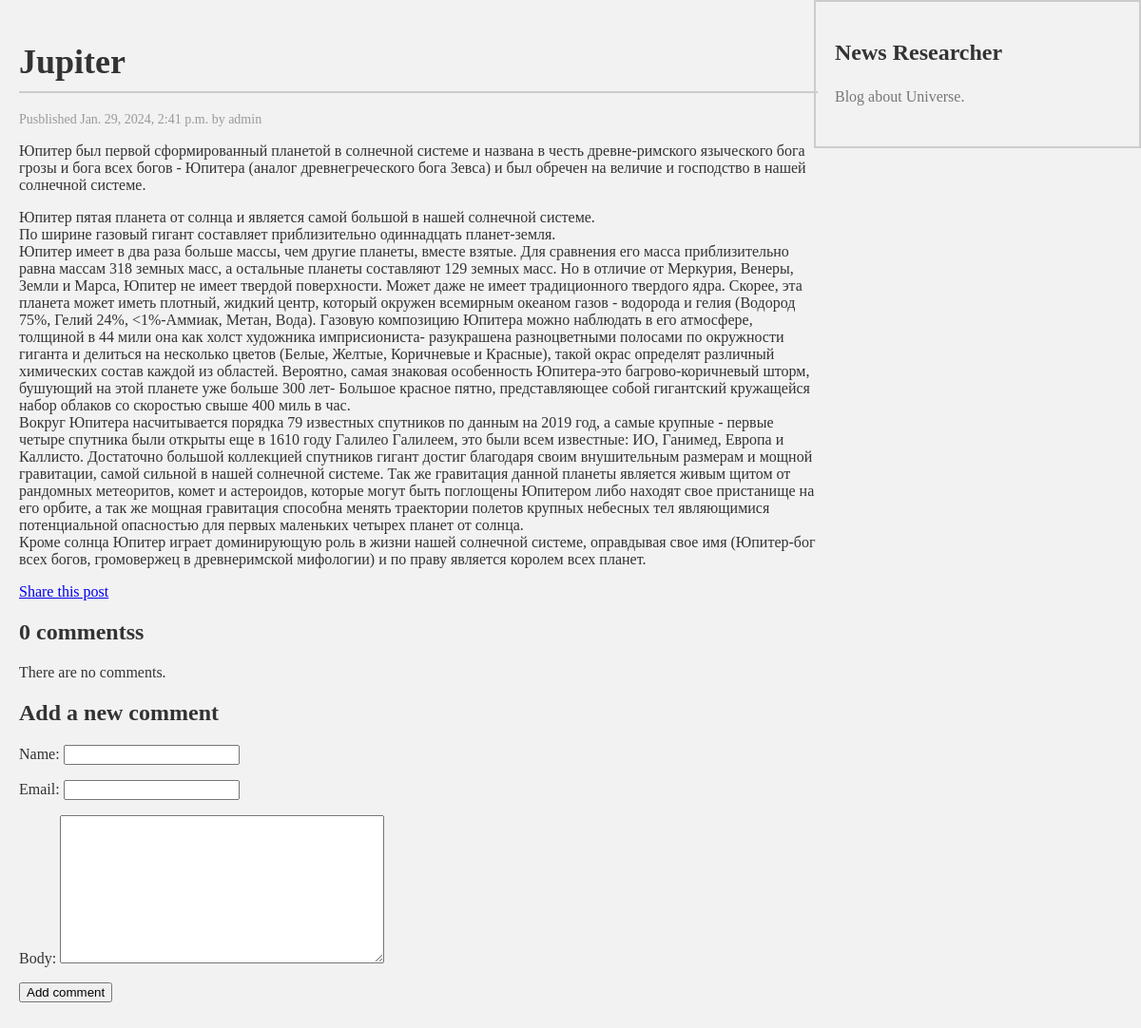
The app's page /blog/2024/1/29/jupiter/ with its own data.
### blog/models.py (models this page shows, shortened)
class Post(models.Model):
    class Status(models.TextChoices):
        DRAFT = 'DF', 'DRAFT'
        PUBLISHED = 'PB', 'PUBLISHED'
    title = models.CharField(max_length=250)
    slug = models.SlugField(max_length=250, unique_for_date='publish')
    author = models.ForeignKey(User, on_delete=models.CASCADE, related_name='blog_posts')
    body = models.TextField()
    publish = models.DateTimeField(default=timezone.now)
    created = models.DateTimeField(auto_now_add=True)
    updated = models.DateTimeField(auto_now=True)
    status = models.CharField(max_length=2, choices=Status.choices, default=Status.DRAFT)
    objects = models.Manager()
    published = PublishedManager()
    tags = TaggableManager()
    class Meta:
        ordering = ['-publish']
        indexes = [
            models.Index(fields=['-publish'])
        ]
    """
    В модельный класс также добавлен метод __str__(). Это метод Python, который применяется по умолчанию
    и возвращает строковый литерал с удобочитаемым представлением объекта. в Python 3 все строковые
    литералы изначально считаются кодированными в Юникоде; по- этому мы используем только
    метод __str__(). Раньше в Python 2использовали __unicode__()
    """
    def __str__(self):
        return self.title
    """
    Функция reverse() будет формировать URL-адрес динамически, применяя имя URL-адреса,
    определенное в шаблонах URL-адресов. Мы использовали именное пространство blog,
    за которым следуют двоеточие и URL-адрес post_detail. Напомним, что именное пространство
    blog определяется в главном файле urls.py проекта при вставке шаблонов URL-адресов
    из blog.urls. URL-адрес post_detail определен в файле urls.py приложения blog.
    Результирующий строковый литерал, blog:post_detail, можно использовать глобально в проекте,
    чтобы ссылаться на URL-адрес детальной информации о посте. Этот URL-адрес имеет обязательный
    параметр - id извлекаемого поста блога. Идентификатор id объекта Post был включен в качестве
    позиционного аргумента, используя параметр args=[self.id].
    """

### blog/views.py (the view)
# urls.py: path('<int:year>/<int:month>/<int:day>/<slug:post>/', views.post_details, name='post_details'),
def post_details(request, year, month, day, post):
    post = get_object_or_404(
        Post,
        status=Post.Status.PUBLISHED,
        slug=post,
        publish__year=year,
        publish__month=month,
        publish__day=day)
    comments = post.comments.filter(active=True)
    form = CommentForm()
    return render(request, 'blog/post/details.html', {'post': post, 'comments': comments, 'form': form})

### blog/forms.py
class CommentForm(forms.ModelForm):
    class Meta:
        model = Comment
        fields = ['name', 'email', 'body']

### blog/templates/blog/post/details.html (shortened to what this page needs)
{% extends "blog/base.html" %}
    {% block content %}
    <h1>{{ post.title }}</h1>
    <p class="date">
        Pusblished {{ post.publish }} by {{ post.author}}
    </p>
</body>
{{ post.body|linebreaks }}
<p>
    <a href="{% url 'blog:post_share' post.id %}">
        Share this post
    </a>
</p>
{% with comments.count as total_comments %}
<h2>
    {{ total_comments }} comments{{ total_comments|pluralize }}
</h2>
{% endwith %} {% for comment in comments %}
<div class="comment">
    <p class="info">
        Comment {{ forloop.counter }} by {{ comment.name }} {{ comment.created }}
    </p>
    {{ comment.body|linebreaks }}
</div>
{% empty %}
<p>There are no comments.</p>
{% endfor %} {% include "blog/post/includes/comment_form.html" %} {% endblock %}

### blog/static/css/blog.css (style rules this page uses)
body { font-family: 'Times New Roman', serif; background-color: #f2f2f2; color: #333; margin: 0; padding: 0; }
h1 { color: #333; font-size: 36px; font-weight: bold; margin-bottom: 20px; border-bottom: 2px solid #ccc; padding-bottom: 10px; }
p.date { color: #999; font-size: 14px; }

### records on screen
Post: title "Jupiter", publish "Jan. 29, 2024, 2:41 p.m.", author "admin", body "Юпитер был первой сформированный планетой в солнечной системе и названа в честь древне-римского языческого бога грозы и бога всех богов - Юпитера (аналог древнегреческого бога Зевса) и был обречен на величие и господство в нашей солнечной системе. Юпитер пятая планета от солнца и является самой большой в нашей солнечной системе. По ширине газовый гигант составляет приблизительно одиннадцать планет-земля. Юпитер имеет в два раза больше массы, чем другие планеты, вместе взятые. Для сравнения его масса приблизительно равна массам 318 земных масс, а остальные планеты составляют 129 земных масс. Но в отличие от Меркурия, Венеры, Земли и Марса, Юпитер не имеет твердой поверхности. Может даже не…"

### other values on screen
{{ total_comments }} "0"
